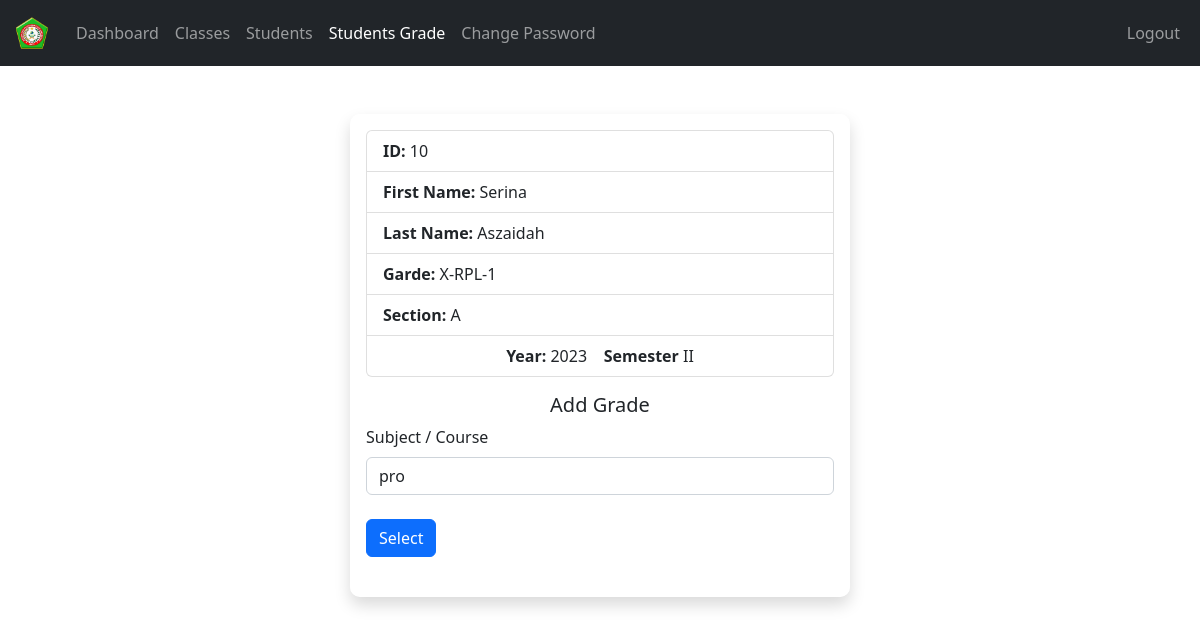
The app's page /Teacher/student-grade.php?student_id=10 (signed in) with its own data.
### tables this page shows
CREATE TABLE `students` (
  `student_id` int(11) NOT NULL,
  `username` varchar(127) NOT NULL,
  `password` varchar(255) NOT NULL,
  `fname` varchar(127) NOT NULL,
  `lname` varchar(255) NOT NULL,
  `grade` int(11) NOT NULL,
  `section` int(11) NOT NULL,
  `address` varchar(31) NOT NULL,
  `gender` varchar(10) NOT NULL,
  `email_address` varchar(255) NOT NULL,
  `date_of_birth` date NOT NULL,
  `date_of_joined` timestamp NULL DEFAULT current_timestamp(),
  `parent_fname` varchar(127) NOT NULL,
  `parent_lname` varchar(127) NOT NULL,
  `parent_phone_number` varchar(31) NOT NULL
);

CREATE TABLE `grades` (
  `grade_id` int(11) NOT NULL,
  `grade` varchar(31) NOT NULL,
  `grade_code` varchar(7) NOT NULL
);

CREATE TABLE `section` (
  `section_id` int(11) NOT NULL,
  `section` varchar(7) NOT NULL
);

CREATE TABLE `setting` (
  `id` int(11) NOT NULL,
  `current_year` int(11) NOT NULL,
  `current_semester` varchar(11) NOT NULL,
  `school_name` varchar(100) NOT NULL,
  `slogan` varchar(300) NOT NULL,
  `about` text NOT NULL
);

### Teacher/data/student.php (called while the page is built, shortened)
<?php
function getStudentById($id, $conn){
   $sql = "SELECT * FROM students
           WHERE student_id=?";
   $stmt = $conn->prepare($sql);
   $stmt->execute([$id]);
   if ($stmt->rowCount() == 1) {
     $student = $stmt->fetch();
     return $student;
   }else {
    return 0;
   }
}

### Teacher/data/setting.php (called while the page is built)
<?php
function getSetting($conn){
   $sql = "SELECT * FROM setting";
   $stmt = $conn->prepare($sql);
   $stmt->execute();
   if ($stmt->rowCount() == 1) {
     $settings = $stmt->fetch();
     return $settings;
   }else {
    return 0;
   }
}

### Teacher/data/subject.php (called while the page is built, shortened)
<?php
function getSubjectByGrade($grade, $conn){
   $sql = "SELECT * FROM subjects
           WHERE grade=?";
   $stmt = $conn->prepare($sql);
   $stmt->execute([$grade]);
   if ($stmt->rowCount() > 0) {
     $subject = $stmt->fetchAll();
     return $subject;
   }else {
    return 0;
   }
}
 ?>

### Teacher/data/teacher.php (called while the page is built)
<?php
function getTeacherById($teacher_id, $conn){
   $sql = "SELECT * FROM teachers
           WHERE teacher_id=?";
   $stmt = $conn->prepare($sql);
   $stmt->execute([$teacher_id]);
   if ($stmt->rowCount() == 1) {
     $teacher = $stmt->fetch();
     return $teacher;
   }else {
    return 0;
   }
}

### Teacher/data/grade.php (called while the page is built, shortened)
<?php
function getGradeById($grade_id, $conn){
   $sql = "SELECT * FROM grades
           WHERE grade_id=?";
   $stmt = $conn->prepare($sql);
   $stmt->execute([$grade_id]);
   if ($stmt->rowCount() == 1) {
     $grade = $stmt->fetch();
     return $grade;
   }else {
    return 0;
   }
}

### Teacher/data/section.php (called while the page is built, shortened)
<?php
function getSectioById($section_id, $conn){
   $sql = "SELECT * FROM section
           WHERE section_id=?";
   $stmt = $conn->prepare($sql);
   $stmt->execute([$section_id]);
   if ($stmt->rowCount() == 1) {
     $section = $stmt->fetch();
     return $section;
   }else {
    return 0;
   }
}

### Teacher/student-grade.php (the view, shortened to what this page needs)
<?php
if (isset($_SESSION['teacher_id']) &&
    isset($_SESSION['role'])) {
    if ($_SESSION['role'] == 'Teacher') {
       include "../DB_connection.php";
       include "data/student.php";
       include "data/grade.php";
       include "data/class.php";
       include "data/section.php";
       include "data/setting.php";
       include "data/subject.php";
       include "data/teacher.php";
       $student_id = $_GET['student_id'];
       $student = getStudentById($student_id, $conn);
       $setting = getSetting($conn);
       $subjects = getSubjectByGrade($student['grade'], $conn);
       $teacher_id = $_SESSION['teacher_id'];
       $teacher = getTeacherById($teacher_id, $conn);
       $teacher_subjects = str_split(trim($teacher['subjects']));
       $ssubject_id = 0;
 ?>
<!DOCTYPE html>
<html lang="en">
<head>
	<link rel="stylesheet" href="https://cdn.jsdelivr.net/npm/bootstrap@5.2.0/dist/css/bootstrap.min.css">
	<link rel="stylesheet" href="../css/style.css">
  <link rel="stylesheet" href="https://cdnjs.cloudflare.com/ajax/libs/font-awesome/4.7.0/css/font-awesome.min.css">
</head>
<body>
    <?php
    include "inc/navbar.php";
        if ($student != 0 && $setting !=0 && $subjects !=0 && $teacher_subjects != 0) {
     ?>
     <div class="d-flex align-items-center flex-column"><br><br>
        <div class="login shadow p-3">
        <form method="post"
              action="">
            <div class="mb-3">
                <ul class="list-group">
                    <li class="list-group-item"><b>ID: </b> <?php echo $student['student_id'] ?></li>
                  <li class="list-group-item"><b>First Name: </b> <?php echo $student['fname'] ?></li>
                  <li class="list-group-item"><b>Last Name: </b> <?php echo $student['lname'] ?></li>
                  <li class="list-group-item"><b>Garde: </b>
                    <?php  $g = getGradeById($student['grade'], $conn);
                        echo $g['grade_code'].'-'.$g['grade'];
                    ?>
                  </li>
                  <li class="list-group-item"><b>Section: </b>
                    <?php  $s = getSectioById($student['section'], $conn);
                        echo $s['section'];
                    ?>
                  </li>
                  <li class="list-group-item text-center"><b>Year: </b> <?php echo $setting['current_year']; ?> &nbsp;&nbsp;&nbsp;<b>Semester</b> <?php echo $setting['current_semester']; ?></li>
                </ul>
            </div>
            <h5 class="text-center">Add Grade</h5>
         <label class="form-label">Subject / Course</label>
            <select class="form-control"
                    name="ssubject_id">
                    <?php foreach($subjects as $subject){
                        foreach($teacher_subjects as $teacher_subject){
                            if($subject['subject_id'] == $teacher_subject){ ?>
                       <option <?php if($ssubject_id == $subject['subject_id']){echo "selected";} ?>
                           value="<?php echo $subject['subject_id'] ?>">
                        <?php echo $subject['subject_code'] ?></option>
                    <?php }   }
                        } ?>
            </select><br>
            <button type="submit" class="btn btn-primary">Select</button><br><br>
        </form>
        </div>
        </div>
     <?php
         }else{
            header("Location: students.php");
            exit;
         }
     ?>
</body>
</html>
<?php
  }else {
    header("Location: ../login.php");
    exit;
  }
}else {
	header("Location: ../login.php");
	exit;
}
?>

### css/style.css (style rules this page uses)
.login { max-width: 500px; width: 90%; background: rgba(255,255,255, 0.5); padding: 10px; border-radius: 10px; }

### records on screen
students: student_id "10", fname "Serina", lname "Aszaidah"
grades: grade_code "X-RPL", grade "1"
section: section "A"
setting: current_year "2023", current_semester "II"

### other values on screen
form field ssubject_id "pro"
